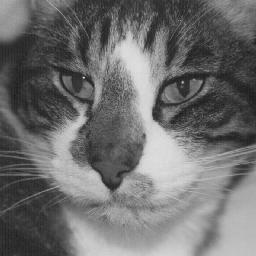
#> input picture Esercizi/1_space_domain/img/dorian.jpg, 256 x 256 px; the run also reads 1 picture not shown here
$ jupyter execute --allow-errors 1_esercizio.ipynb
#> lines starting #> are read from the running program, lines starting #| are printed output that depends on the picture
# PRIMO ESERCIZIO

[cell 1]
# Librerie
import numpy as np
import matplotlib.pyplot as plt
import scipy.ndimage as ndi
import skimage.io as io

### Scrittura delle funzioni

[cell 2]
def vediJPG(nomefile):
#> called with nomefile = 'img/dorian.jpg'
    x = io.imread(nomefile)
#> x is the input picture: shape (256, 256); min 21, max 228, mean 110.6

    plt.figure()
    plt.imshow(x, clim=[0,255], cmap="gray")

[cell 3]
def vediRaw(nomefile, nRighe, nColonne, dtype):
    x = np.fromfile(nomefile,dtype)
    x = np.reshape(x, (nRighe, nColonne))

    plt.figure()
    plt.imshow(x, clim=[0,255], cmap="gray")

Utilizzo delle Funzioni

[cell 4]
vediJPG("img/dorian.jpg")
#> (the rest of this cell did not finish here and is left out)

# Secondo Esercizio

[cell 5]
# Carico le classiche immagini RGB
R = io.imread("img/Washington_red.tif")
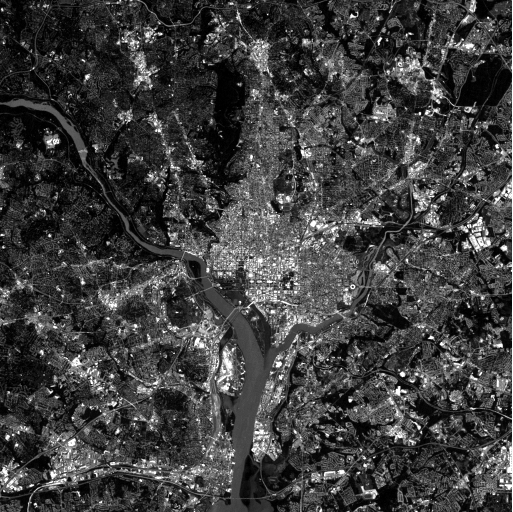
#> input picture Esercizi/1_space_domain/img/Washington_red.tif, 1026 x 1024 px (shown at 1/2 size)
#> R is the input picture: shape (1024, 1026); min 0, max 255, mean 62.6
G = io.imread("img/Washington_green.tif")
B = io.imread("img/Washingyon_blue.TIF")
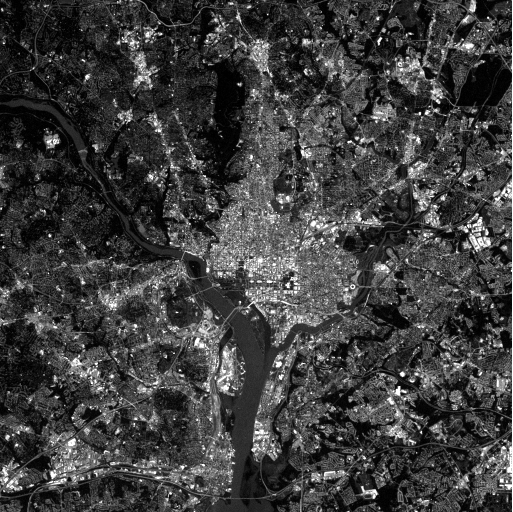
#> input picture Esercizi/1_space_domain/img/Washingyon_blue.TIF, 1026 x 1024 px (shown at 1/2 size)
#> B is the input picture: shape (1024, 1026); min 0, max 255, mean 62.4

# Carico l'immagine in infrarossi
I = io.imread("img/Washington_infrared.tif")
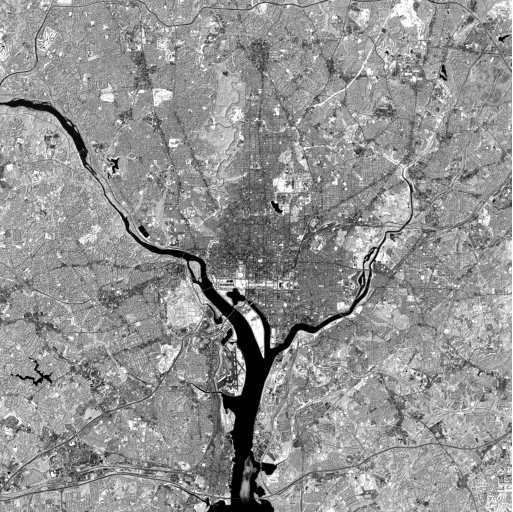
#> input picture Esercizi/1_space_domain/img/Washington_infrared.tif, 1026 x 1024 px (shown at 1/2 size)
#> I is the input picture: shape (1024, 1026); min 0, max 255, mean 146.4

# Genero l'immagine con sovrapposizione senza infrarossi
x = np.stack((R,G,B), -1)
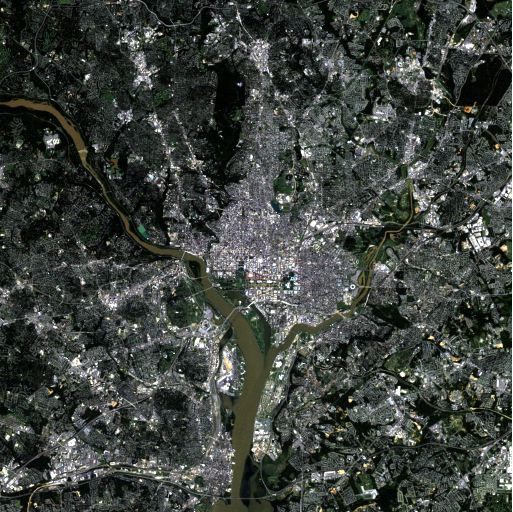
#> x: shape (1024, 1026, 3) (shown at 1/2 size); mean of channels 0, 1, 2 62.6, 67.9, 62.4; drawn as R, G, B

# Genero immagine con infrarossi
y = np.stack((I,G,B), -1)
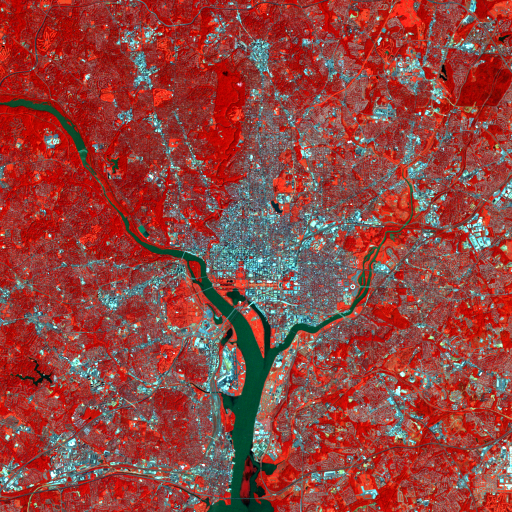
#> y: shape (1024, 1026, 3) (shown at 1/2 size); mean of channels 0, 1, 2 146.4, 67.9, 62.4; drawn as R, G, B

# Plot dell'immagine
plt.figure()
plt.imshow(x)

plt.figure()
plt.imshow(y)
